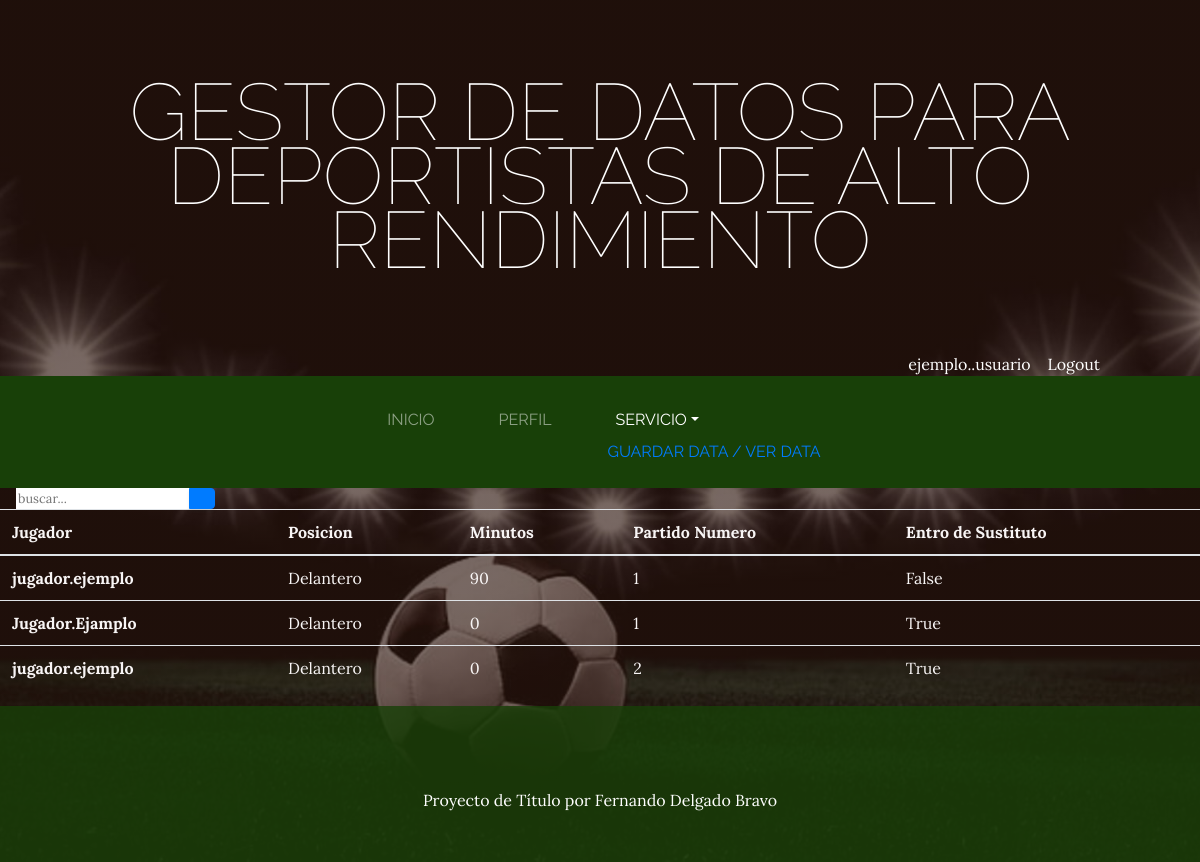
Screenshot of /servicio (signed in) with the database file from the repository.
### Servicio/models.py (models this page shows)
class General(models.Model):
    jugador= models.CharField(max_length=30)
    posicion= models.CharField(max_length=20)
    minutos= models.IntegerField()
    partido= models.CharField(max_length=2)
    sustituto= models.BooleanField()
    user = models.ForeignKey(User, on_delete=models.CASCADE, default=1)
    class Meta:
        verbose_name = 'general'
        verbose_name_plural = 'generales'

### ProyectoTitulo/views.py (the view)
# urls.py: path('servicio',views.servicio, name="Servicio"),
def servicio(request):
    generales = General.objects.filter(user=request.user)
    busqueda= request.GET.get("buscar")
    if busqueda:
        generales = General.objects.filter(
            Q(jugador= busqueda), user=request.user
        ).distinct()
    return render(request, 'ProyectoTitulo/servicio.html', {"generales" : generales})

### ProyectoTitulo/templates/ProyectoTitulo/servicio.html (shortened to what this page needs)
{% extends "ProyectoTitulo/0.html" %}
{% load static %}
{% block content %}
  <form class="d-none d-sm-inline-block form-inline mr-auto ml-md-3 my-2 my-md-0 mw-100 navbar-search" method="GET">
    <div class="input-group">
      <input type="text" class="form-controlbg-light border-0 small" placeholder="buscar..." name="buscar" value="">
      <div class="input-group-append">
        <button class="btn btn-primary" type="submit">
        </button>
      </div>
    </div>
  </form>
  <table class="table" style="color: rgb(248, 245, 245);">
    <thead >
      <tr >
        <th scope="col" >Jugador</th>
        <th scope="col">Posicion</th>
        <th scope="col">Minutos</th>
        <th scope="col">Partido Numero</th>
        <th scope="col">Entro de Sustituto</th>
      </tr>
    </thead>
    <tbody >
        {% for general in generales %}
          <tr>
            <th scope="row">{{general.jugador}} </th>
            <td>{{general.posicion}}</td>
            <td>{{general.minutos}}</td>
            <td>{{general.partido}}</td>
            <td>{{general.sustituto}}</td>
          </tr>
        {% endfor %}
    </tbody>
  </table>
{% endblock %}

### ProyectoTitulo/templates/ProyectoTitulo/0.html (shortened to what this page needs)
<html>
<head>
    {% load static %}
    <link href="{% static 'ProyectoTitulo/vendor/bootstrap/css/bootstrap.min.css' %}" rel="stylesheet">
    <link href="{% static 'ProyectoTitulo/css/gestion.css' %}" rel="stylesheet">
</head>
<body>
    <h1 class="site-heading text-center text-white d-none d-lg-block">
        <span class="site-heading-lower">Gestor de datos para deportistas de Alto Rendimiento</span>
      </h1>
      <div style="text-align:right; margin-right: 100px; color:white">
        {% if user.is_authenticated %}
        {{ user.username }} &nbsp; &nbsp;<a href="{% url 'salir_sesion' %}" style="color:white">Logout</a>
        {% endif %}
      </div>
 <nav class="navbar navbar-expand-lg navbar-dark py-lg-4" id="mainNav">
    <div class="container">
      <div class="collapse navbar-collapse" id="navbarSupportedContent">
        <ul class="navbar-nav mx-auto">
          <li class="{% if request.path == '/' %}active{% endif %} px-lg-4">
            <a class="nav-link text-uppercase text-expanded" href="{% url 'Inicio' %}">Inicio</a>
          </li>
          <li class="{% if request.path == '/perfi' %}active{% endif %} px-lg-4">
            <a class="nav-link text-uppercase text-expanded" href="{% url 'Perfi' %}">Perfil</a>
          </li>
          <li class="{% if request.path == '/servicio' %}active{% endif %} px-lg-4">
            <a class = "nav-link dropdown-toggle"  id="navbarDropdown" role="button" data-toggle="dropdown"
            >SERVICIO</a>
            <div class="dopdrown-menu" aria-labelledby="navbarDropdown">
              <a class="dopdrown-item" href="{% url 'Selec' %}">GUARDAR DATA  /</a>
              <a class="dopdrown-item" href="{% url 'Selec_S' %}">  VER DATA</a>
            </div>
          </li>
        </ul>
      </div>
    </div>
  </nav>
  {% block content %}
  {% endblock %}
    <footer class="footer text-faded text-center py-5">
      <div class="container">
        <p class="m-0 mbt" style="color:white">
          Proyecto de Título por Fernando Delgado Bravo
		</p>
      </div>
	</footer>
</body>
</html>

### ProyectoTitulo/static/ProyectoTitulo/css/gestion.css (style rules this page uses)
body { font-family: 'Lora'; background: linear-gradient(rgba(47, 23, 15, 0.65), rgba(47, 23, 15, 0.65)), url("../img/bg_main.jpg"); background-attachment: fixed; background-position: center; background-size: cover; }
h1, h2, h3, h4, h5, h6 { font-family: 'Raleway'; }
p { line-height: 1.75; }
.text-faded { color: rgba(255, 255, 255, 0.3); }
.site-heading { margin-top: 5rem; margin-bottom: 5rem; text-transform: uppercase; line-height: 1; font-family: 'Raleway'; }
.site-heading .site-heading-lower { font-size: 5rem; font-weight: 100; line-height: 4rem; }
#mainNav { background-color: rgba(24, 64, 8); font-family: 'Raleway'; }
.footer { background-color: rgba(24, 64, 8, 0.8); }
.btn { box-shadow: 0px 3px 3px 0px rgba(33, 37, 41, 0.1); }
.mbt { padding-top: 2rem; }

### rows the page displays
General: jugador "jugador.ejemplo", posicion "Delantero", minutos "90", partido "1", sustituto "False"
General: jugador "Jugador.Ejamplo", posicion "Delantero", minutos "0", partido "1", sustituto "True"
General: jugador "jugador.ejemplo", posicion "Delantero", minutos "0", partido "2", sustituto "True"

### other values shown
{{ user.username }} "ejemplo..usuario"
